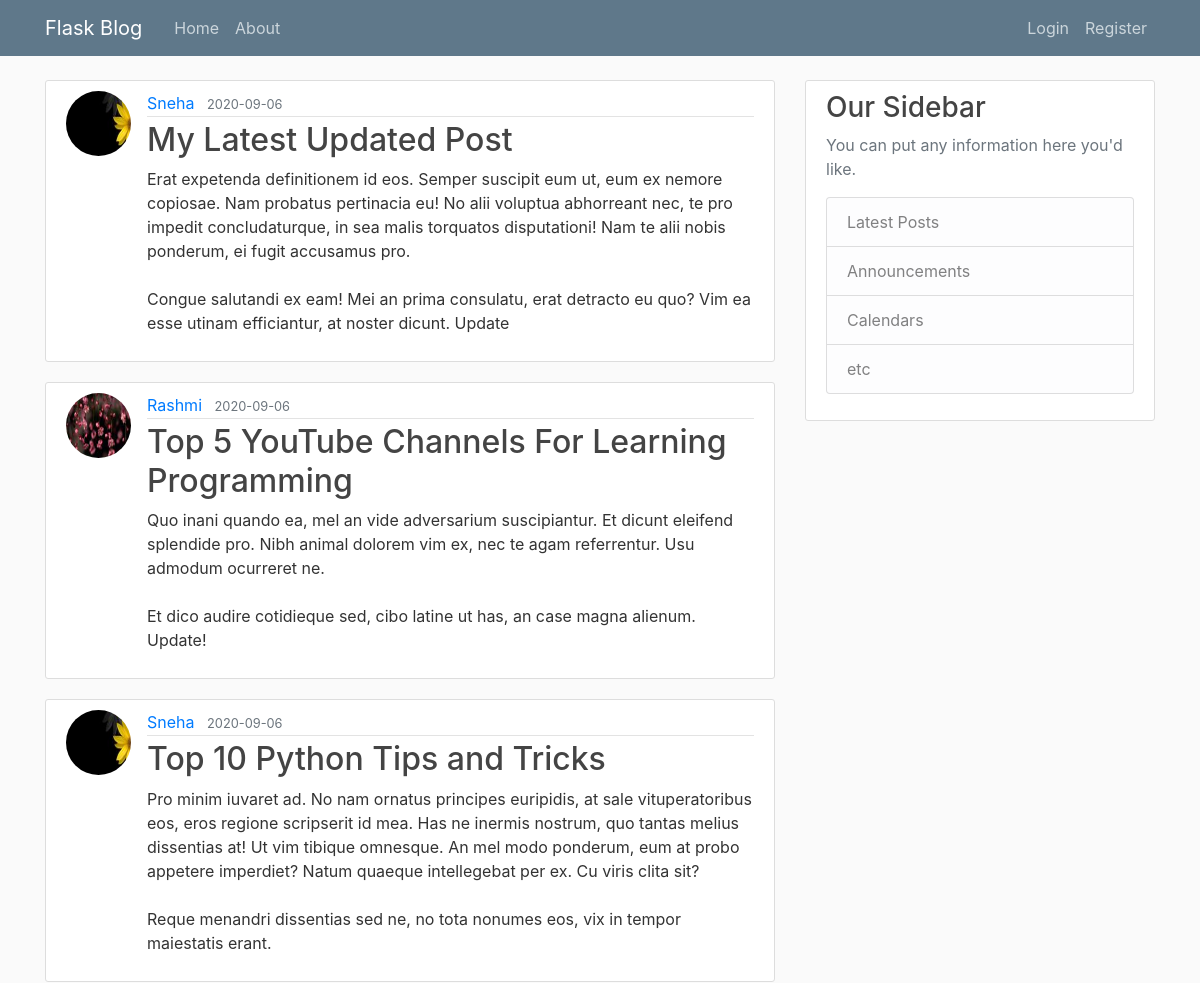
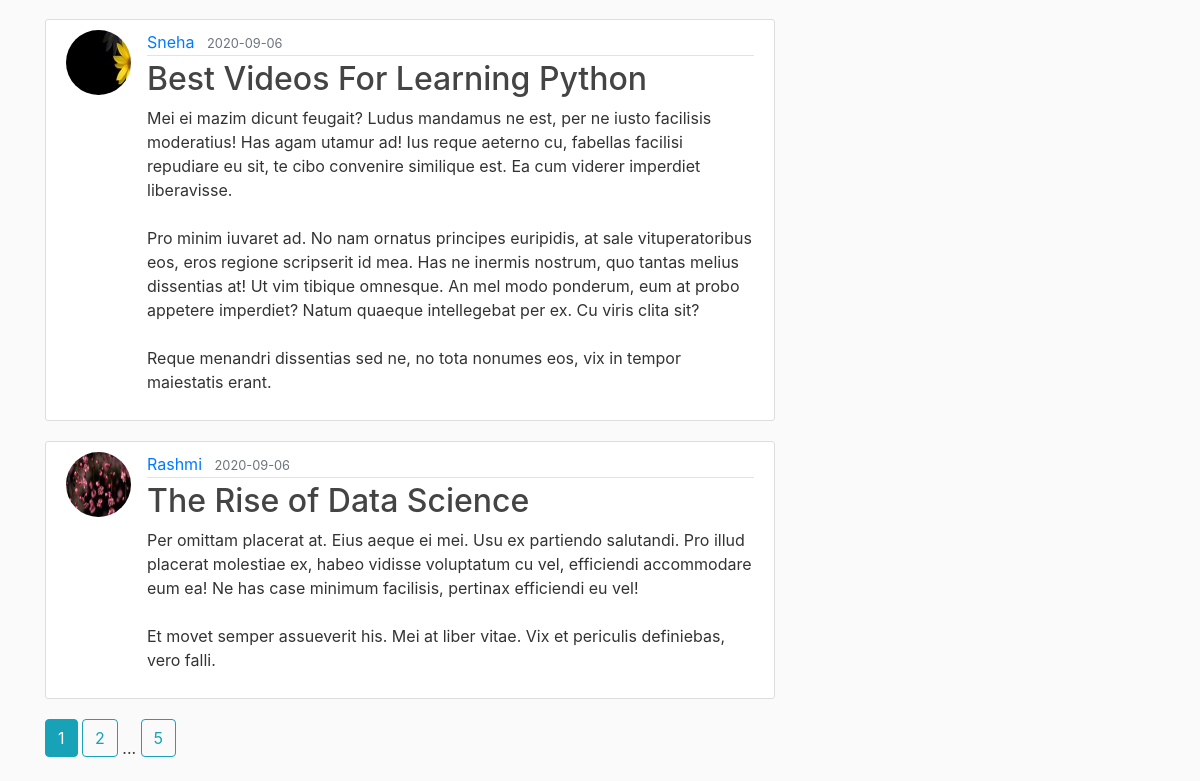
The page /home on the database its author committed (2 pictures, top to bottom).
### flaskblog/models.py (models this page shows, shortened)
class Post(db.Model):
    id = db.Column(db.Integer, primary_key=True)
    title = db.Column(db.String(100), nullable=False)
    date_posted = db.Column(db.DateTime, nullable=False, default=datetime.utcnow)
    content = db.Column(db.Text, nullable=False)
    user_id = db.Column(db.Integer, db.ForeignKey('user.id'), nullable=False)

class User(db.Model,UserMixin):
    id = db.Column(db.Integer,primary_key = True)
    username = db.Column(db.String(20), unique=True, nullable=False)
    email = db.Column(db.String(120), unique=True, nullable=False)
    image_file = db.Column(db.String(20), nullable=False, default='default.jpg') #will use a hashing technique that converts the image uri to a 20 characters long string
    password = db.Column(db.String(60),nullable=False) #will use a hashing technique that converts the password to a 60 characters long string
    posts = db.relationship('Post', backref='author',lazy=True)

### flaskblog/main/routes.py (the view)
@main.route("/")
@main.route("/home")
def home():
    page = request.args.get('page', 1, type = int)
    posts = Post.query.order_by(Post.date_posted.desc()).paginate(page = page, per_page = 5) #creating a pagination object
    return render_template("home.html", posts = posts)

### flaskblog/templates/home.html
{% extends "layout.html" %}
{% block content %}
    {% for post in posts.items %}
        <article class="media content-section">
            <img class = "rounded-circle article-img" src = "{{url_for('static', filename='user_profile_pics/' + post.author.image_file)}}">
            <div class="media-body">
                <div class="article-metadata">
                    <a class="mr-2" href="{{url_for('users.user_posts', username = post.author.username)}}">{{ post.author.username }}</a>
                    <small class="text-muted">{{ post.date_posted.strftime('%Y-%m-%d') }}</small>
                </div>
                <h2><a class="article-title" href="{{url_for('posts.display_post', post_id=post.id)}}">{{ post.title }}</a></h2>
                <p class="article-content">{{ post.content }}</p>
            </div>
        </article>
    {% endfor %}
    {% for page_num in posts.iter_pages(left_edge = 1, right_edge = 1, left_current = 1, right_current = 2) %}
        {% if page_num %}
            {% if posts.page==page_num %}
                <a class = "btn btn-info mb-4" href="{{url_for('main.home', page = page_num)}}">{{page_num}}</a>
            {%else%}
            <a class = "btn btn-outline-info mb-4" href="{{url_for('main.home', page = page_num)}}">{{page_num}}</a>
            {%endif%}
        {% else %}
            ...
        {% endif %}
    {% endfor %}
{% endblock content %}

### flaskblog/static/main.css (style rules this page uses)
body { background: #fafafa; color: #333333; margin-top: 5rem; }
h1, h2, h3, h4, h5, h6 { color: #444444; }
.content-section { background: #ffffff; padding: 10px 20px; border: 1px solid #dddddd; border-radius: 3px; margin-bottom: 20px; }
.article-title { color: #444444; }
.article-content { white-space: pre-line; }
.article-img { height: 65px; width: 65px; margin-right: 16px; }
.article-metadata { padding-bottom: 1px; margin-bottom: 4px; border-bottom: 1px solid #e3e3e3 }

### rows shown on the page
Post: image_file (picture), author.username "Sneha", date_posted "2020-09-06", title "My Latest Updated Post", content "Erat expetenda definitionem id eos. Semper suscipit eum ut, eum ex nemore copiosae. Nam probatus pertinacia eu! No alii voluptua abhorreant nec, te pro impedit concludaturque, in sea malis torquatos disputationi! Nam te alii nobis ponderum, ei fugit accusamus pro. Congue salutandi ex eam! Mei an prima consulatu, erat detracto eu quo? Vim ea esse utinam efficiantur, at noster dicunt. Update"
Post: image_file (picture), author.username "Rashmi", date_posted "2020-09-06", title "Top 5 YouTube Channels For Learning Programming", content "Quo inani quando ea, mel an vide adversarium suscipiantur. Et dicunt eleifend splendide pro. Nibh animal dolorem vim ex, nec te agam referrentur. Usu admodum ocurreret ne. Et dico audire cotidieque sed, cibo latine ut has, an case magna alienum. Update!"
Post: image_file (picture), author.username "Sneha", date_posted "2020-09-06", title "Top 10 Python Tips and Tricks", content "Pro minim iuvaret ad. No nam ornatus principes euripidis, at sale vituperatoribus eos, eros regione scripserit id mea. Has ne inermis nostrum, quo tantas melius dissentias at! Ut vim tibique omnesque. An mel modo ponderum, eum at probo appetere imperdiet? Natum quaeque intellegebat per ex. Cu viris clita sit? Reque menandri dissentias sed ne, no tota nonumes eos, vix in tempor maiestatis erant."
Post: image_file (picture), author.username "Sneha", date_posted "2020-09-06", title "Best Videos For Learning Python", content "Mei ei mazim dicunt feugait? Ludus mandamus ne est, per ne iusto facilisis moderatius! Has agam utamur ad! Ius reque aeterno cu, fabellas facilisi repudiare eu sit, te cibo convenire similique est. Ea cum viderer imperdiet liberavisse. Pro minim iuvaret ad. No nam ornatus principes euripidis, at sale vituperatoribus eos, eros regione scripserit id mea. Has ne inermis nostrum, quo tantas melius dissentias at! Ut vim tibique omnesque. An mel modo ponderum, eum at probo appetere imperdiet? Natum quaeque intellegebat per ex. Cu viris clita sit? Reque menandri dissentias sed ne, no tota nonumes eos, vix in tempor maiestatis erant."
Post: image_file (picture), author.username "Rashmi", date_posted "2020-09-06", title "The Rise of Data Science", content "Per omittam placerat at. Eius aeque ei mei. Usu ex partiendo salutandi. Pro illud placerat molestiae ex, habeo vidisse voluptatum cu vel, efficiendi accommodare eum ea! Ne has case minimum facilisis, pertinax efficiendi eu vel! Et movet semper assueverit his. Mei at liber vitae. Vix et periculis definiebas, vero falli."

### other values the page prints
{{ page_num }} "1"
{{ page_num }} "2" "5"
